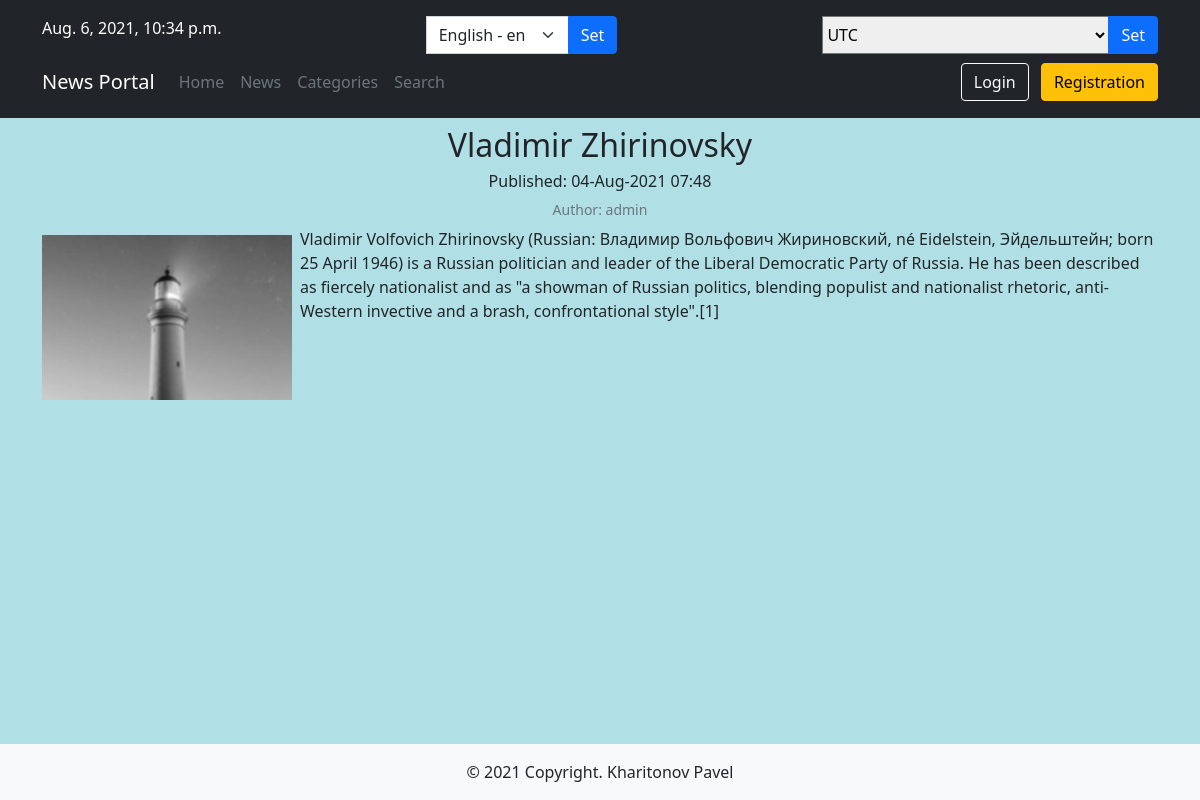
The page /news/5 on the database as committed earlier.
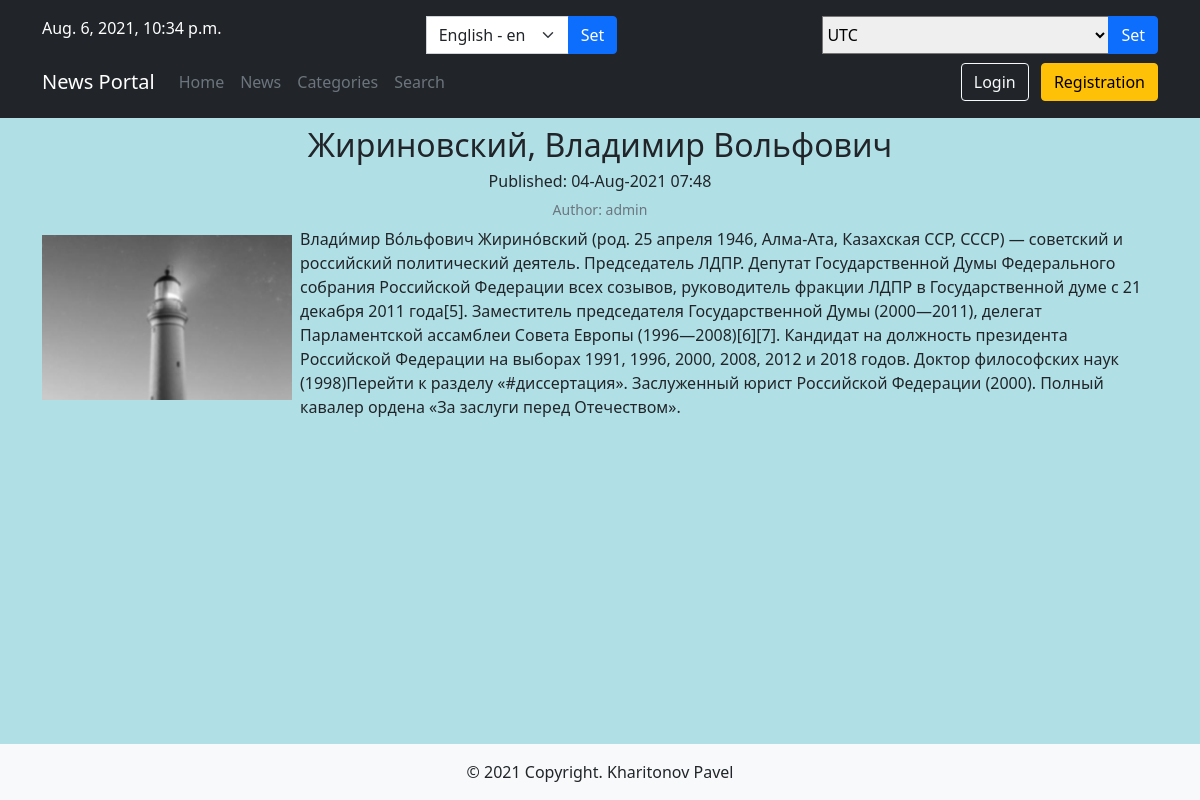
The same page on the database as committed later.
### news/models.py (models this page shows, shortened)
class Post(models.Model):
    ARTICLE = 'AR'
    NEWS = 'NS'
    POST_CHOICES = (
        (ARTICLE, _('Article')),
        (NEWS, pgettext_lazy('Singular', 'News')),
    )
    author = models.ForeignKey(Author, on_delete=models.CASCADE, verbose_name=_('Author'))
    type_post = models.CharField(max_length=2, choices=POST_CHOICES,
                                 default=ARTICLE, verbose_name=_('Type'))
    created_at = models.DateTimeField(auto_now_add=True, verbose_name=_('Date of creation'))
    category = models.ManyToManyField(Category, through='PostCategory', verbose_name=_('Category'))
    title = models.CharField(max_length=255, verbose_name=_('Title'))
    content = models.TextField(verbose_name=_('Content'))
    rating = models.IntegerField(default=0, verbose_name=_('Rating'))
    users_with_like = models.ManyToManyField(User, blank=True, null=True, related_name='users_with_like')
    users_with_dislike = models.ManyToManyField(User, editable=False, blank=True, null=True, related_name='users_with_dislike')
    class Meta:
        verbose_name = _('Publication')
        verbose_name_plural = _('Publications')
        ordering = ('-id',)

class Author(models.Model):
    user = models.OneToOneField(User, on_delete=models.CASCADE, verbose_name=_('User'))
    rating = models.IntegerField(default=0, verbose_name=_('Rating'))
    def __str__(self):
        return f'{self.user}'
    class Meta:
        verbose_name = _('Author')
        verbose_name_plural = _('Authors')

### news/views.py (the view)
# urls.py: path('<int:pk>', PostDetailView.as_view(), name='post'),
class PostDetailView(DetailView):
    model = Post
    template_name = 'news/post.html'
    context_object_name = 'post'
    def get_object(self, *args, **kwargs):  # переопределяем метод получения объекта, как ни странно
        obj = cache.get(f'post-{self.kwargs["pk"]}', None)
        if not obj:
            obj = get_object_or_404(Post, pk=self.kwargs['pk'])
            cache.set(f'post-{self.kwargs["pk"]}', obj)
        return obj

### news/templatetags/custom_tags.py (called while the page is built)
@register.filter(name='censor')
def censor(value):
    words = ['дурак', 'сука']
    for word in words:
        if word in value:
            value = value.replace(word, '***')
    return str(value)

@register.simple_tag(name='is_not_author', takes_context=True)
def is_not_author(context):
    request = context["request"]
    is_not_author = not request.user.groups.filter(name='authors').exists()
    return is_not_author

@register.simple_tag(name='get_current_time')
def get_current_time():
    return timezone.now()

@register.simple_tag(name='get_timezones')
def get_timezones():
    return pytz.common_timezones

### news/templates/news/post.html (shortened to what this page needs)
{% extends 'default.html' %}
{% load i18n %}
{% load custom_tags %}
{% block content %}
  <h2 class="text-center mt-2">{{ post.title|censor }}</h2>
  <h6 class="text-center">{% trans "Published" %}: {{ post.created_at|date:'d-M-Y H:i'  }}</h6>
  <h6 class="text-center"><small class="text-muted">{% trans "Author" %}: {{ post.author }}</small></h6>
  <p><img src="/media/photo.jpg" class="me-2 mb-2 mt-2" alt="{{ post.title|censor }}" style="max-width:250px;float:left;">{{ post.content|censor}}</p>
{% endblock content %}

Rows that differ between the two databases and show on the page:
changed Post "admin": title|censor "Vladimir Zhirinovsky" → "Жириновский, Владимир Вольфович"; content|censor "Vladimir Volfovich Zhirinovsky (Russian: Владимир Вольфович Жириновский, né Eidelstein, Эйдельштейн; born 25 April 1946) is a Russian politician and leader of the Liberal Democratic Party of Russia. He has been described as fiercely nationalist and as \"a showman of Russian politics, blending populist and nationalist rhetoric, anti-Western invective and a brash, confrontational style\".[1]" → "Влади́мир Во́льфович Жирино́вский (род. 25 апреля 1946, Алма-Ата, Казахская ССР, СССР) — советский и российский политический деятель. Председатель ЛДПР. Депутат Государственной Думы Федерального собрания Российской Федерации всех созывов, руководитель фракции ЛДПР в Государственной думе с 21 декабря 2011 года[5]. Заместитель председателя Государственной Думы (2000—2011), делегат Парламентской ассамблеи Совета Европы (1996—2008)[6][7]. Кандидат на должность президента Российской Федерации на выборах 1991, 1996, 2000, 2008, 2012 и 2018 годов. Доктор философских наук (1998)Перейти к разделу «#диссертация». Заслуженный юрист Российской Федерации (2000). Полный кавалер ордена «За заслуги перед…"
